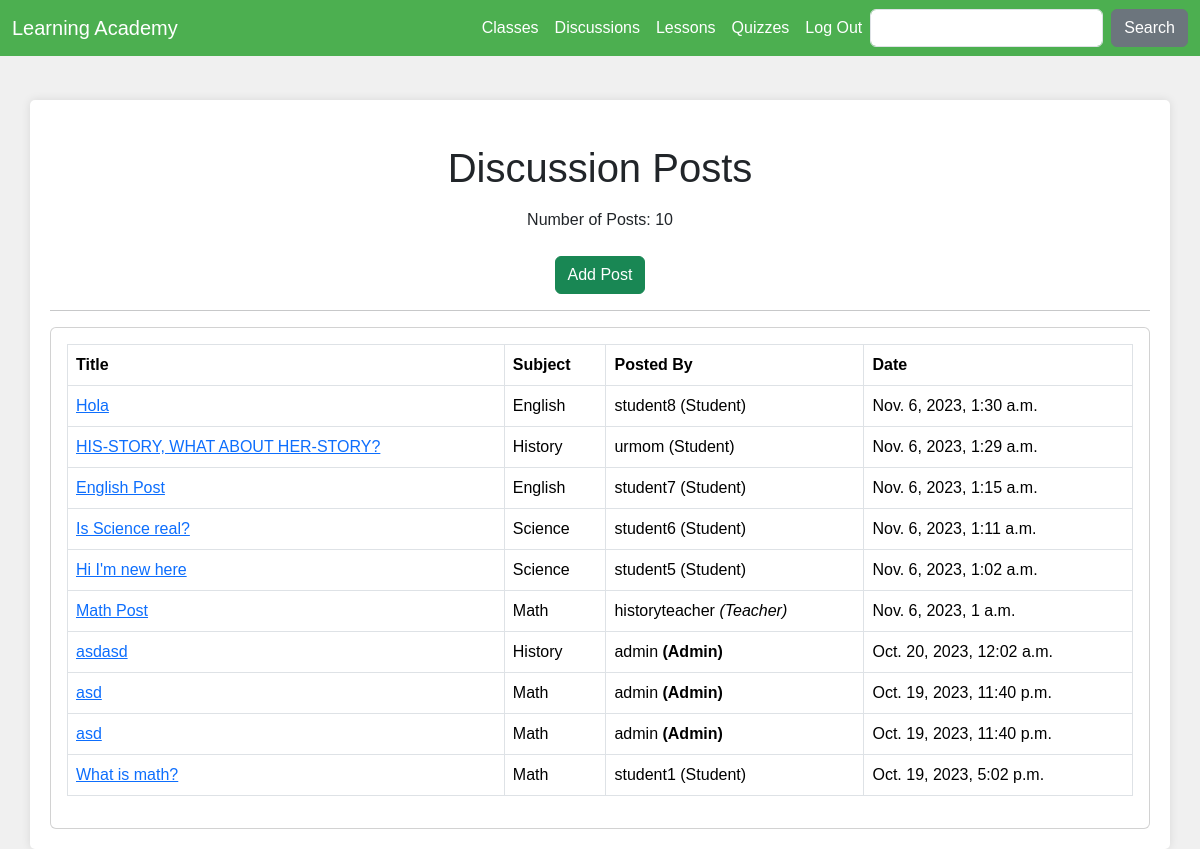
Page /post_feed (signed in) on the committed database.
### learn/models.py (models this page shows, shortened)
class Post(models.Model):
    subject = models.ForeignKey(Subject, on_delete=models.CASCADE)
    title = models.CharField(max_length=255)
    author = models.ForeignKey(User, on_delete=models.CASCADE)
    body = RichTextField(blank=True, null=True)
    date = models.DateTimeField(auto_now_add=True)

class Subject(models.Model):
    name = models.CharField(max_length=255)
    def __str__(self):
        return self.name

### accounts/models.py (models this page shows, shortened)
class User(AbstractUser):
    is_student = models.BooleanField(default=False)
    is_teacher = models.BooleanField(default=False)
    previous_login = models.DateTimeField(null=True, blank=True)

### learn/views.py (the view)
# urls.py: path('post_feed', PostFeedView.as_view(), name="post_feed"),
class PostFeedView(ListView):
    model = Post
    template_name = 'post_feed.html'
    ordering = ['-id']
    def get_context_data(self, **kwargs):
        context = super(PostFeedView, self).get_context_data(**kwargs)
        context['post_list'] = Post.objects.order_by("date")
        if self.request.user.is_authenticated:
            new_posts = Post.objects.filter(date__gt=self.request.user.last_login)
            context['new_posts'] = new_posts.count()
        return context

### learn/templates/post_feed.html (shortened to what this page needs)
{% extends 'base.html' %}
{% block content %}
  {% if user.is_authenticated %}
      <h1 class="mt-4 text-center">Discussion Posts</h1>
      <div class="text-center my-3">
          <span class="mr-2">Number of Posts: {{ object_list|length }}</span> <br/><br/>
          <a href="{% url 'create_post' %}" class="btn btn-success">Add Post</a>
      </div>
      <hr />
      <div class="card">
          <div class="card-body">
              <table class="table table-bordered table-hover">
                  <thead class="thead-dark">
                      <tr>
                          <th>Title</th>
                          <th>Subject</th>
                          <th>Posted By</th>
                          <th>Date</th>
                      </tr>
                  </thead>
                  <tbody>
                      {% for post in object_list %}
                          <tr>
                              <td><a href="{% url 'post' post.pk %}">{{ post.title }}</a></td>
                              <td> {{ post.subject }}</td>
                              <td>{{ post.author }}
                                {% if post.author.is_student %}
                                  (Student)
                                {% elif post.author.is_teacher %}
                                  <i>(Teacher)</i>
                                {% else %}
                                  <strong>(Admin)</strong>
                                {% endif %}
                              </td>
                              <td>{{ post.date }}</td>
                          </tr>
                      {% empty %}
                          <tr>
                              <td colspan="3" class="text-center font-italic">There aren't any posts</td>
                          </tr>
                      {% endfor %}
                  </tbody>
              </table>
          </div>
      </div>
</div>
    {% endif %}
{% endblock %}

### learn/templates/base.html (style rules this page uses)
body { background-color: #f0f0f0; font-family: Arial, sans-serif; }

### rows in the picture
Post: title "Hola", subject "English", author "student8", shows "(Student)", date "Nov. 6, 2023, 1:30 a.m."
Post: title "HIS-STORY, WHAT ABOUT HER-STORY?", subject "History", author "urmom", shows "(Student)", date "Nov. 6, 2023, 1:29 a.m."
Post: title "English Post", subject "English", author "student7", shows "(Student)", date "Nov. 6, 2023, 1:15 a.m."
Post: title "Is Science real?", subject "Science", author "student6", shows "(Student)", date "Nov. 6, 2023, 1:11 a.m."
Post: title "Hi I'm new here", subject "Science", author "student5", shows "(Student)", date "Nov. 6, 2023, 1:02 a.m."
Post: title "Math Post", subject "Math", author "historyteacher", shows "(Teacher)", date "Nov. 6, 2023, 1 a.m."
Post: title "asdasd", subject "History", author "admin", shows "(Admin)", date "Oct. 20, 2023, 12:02 a.m."
Post: title "asd", subject "Math", author "admin", shows "(Admin)", date "Oct. 19, 2023, 11:40 p.m."
Post: title "asd", subject "Math", author "admin", shows "(Admin)", date "Oct. 19, 2023, 11:40 p.m."
Post: title "What is math?", subject "Math", author "student1", shows "(Student)", date "Oct. 19, 2023, 5:02 p.m."

### other values in the picture
{{ object_list|length }} "10"
